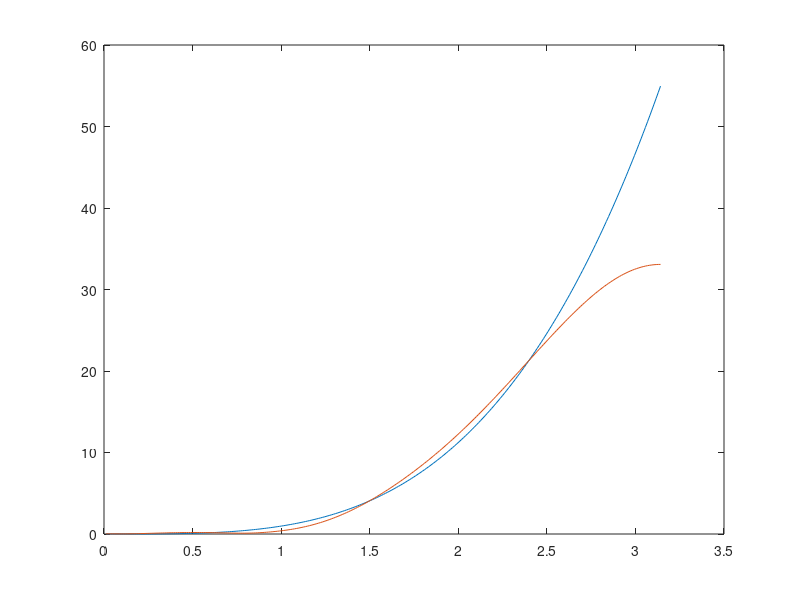

Source code (MATLAB):
clc
clear all
close all
k=.7
v=3.5;
M=5;
W=[zeros(1,168) ones(1,864) zeros(1,168)];
L=-ceil(600*k):ceil(599*k);
q=1:1200;
R=sum(W(q));

for i=1:M+1
    s2=0;
    for l=1:M+1
        s1=0;
        
        for q=1:length(L)
        s1=s1+W(q)*cos(L(q)*pi*(i-1)/600)*cos(pi*L(q)*(l-1)/600)+1;
        s2=s2+W(q)*cos(L(q)*pi*(i-1)/600)*((L(q)*pi/600)^v);
        end
        Ta(i,l)=(pi/R*600)*s1;
        end
    Ia(i)=(pi/(R*ceil(k*600)))*cos(v*pi/2)*s2;
end


for i=1:M
    s2=0;
    for l=1:M
        s1=0;
        for q=1:length(L)
        s1=s1+W(q)*sin(L(q)*pi*i/600)*sin(pi*L(q)*l/600);
        s2=s2+W(q)*sin(L(q)*pi*i/600)*((L(q)*pi/600)^v)*sign((L(q)*pi/600));
        end
        Tb(i,l)=(pi/R*600)*s1;
        
    end
    Ib(i)=(pi/(R*ceil(k*600)))*sin(v*pi/2)*s2;
end

a=Ia*inv(Ta);
b=Ib*inv(Tb);

a1=abs(a);
b1=abs(b);

a2=(a1(2:6)+b1)/2;
b2=(a1(2:6)-b1)/2;

c=[fliplr(a2) a1(1) b2];
[x NN]=freqz(c,1,256:512,512);
a3=[linspace(0,pi,257)].^v;
x1=a3(50)/abs(x(50));
figure(2)
plot((1:257)*(pi/257),a3);
hold on
plot((1:257)*(pi/257),abs(x)*x1)
